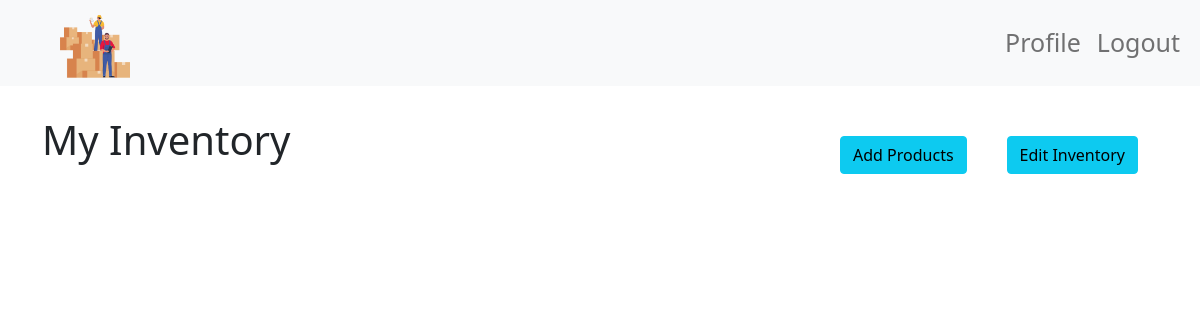
The app's page /inventory/4/ (signed in), older data.
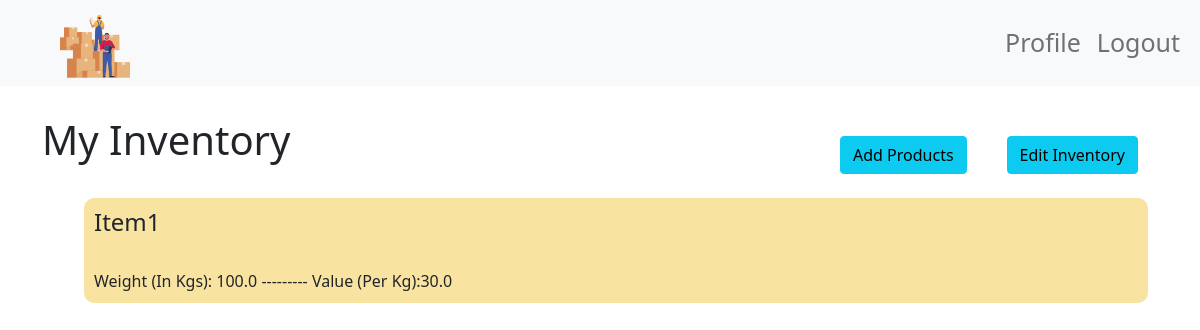
The same page, newer data.
### base/models.py (models this page shows, shortened)
class Inventory(models.Model):
    user = models.ForeignKey(User,on_delete=models.CASCADE)
    name = models.CharField(max_length=20,default="Add A Name To Your Inventory")
    date_created = models.DateTimeField(null=False,default=timezone.now)
    products_present = models.ManyToManyField(Product)

class Product(models.Model):
    pname = models.CharField(max_length=30,null=False,default='item')
    weight = models.FloatField()
    value = models.FloatField()
    date_added = models.DateTimeField(null=False,default=timezone.now)

### base/views.py (the view)
# urls.py: path('inventory/<str:pk>/',views.inventory,name='inventory'),
@login_required(login_url='signin')
def inventory(request,pk):
    inventory = m.Inventory.objects.get(id=pk)
    products = inventory.products_present.all()
    if request.user != inventory.user:
        return Http404()
    else:
        context = {'inventory':inventory,"products":products}
        return render(request,'base/inventory.html',context)

### base/templates/base/inventory.html (shortened to what this page needs)
{% extends 'main.html' %}
{% block content %}
{% load static %}
<link rel="stylesheet" href="{% static 'css/main.css' %}">
    <div class="container">
        <div class="title-wrapper">
           <h1>{{ inventory.name }}</h1>
            <a class="btn btn-info" href="{% url 'edit_inventory' inventory.id %}">Edit Inventory</a>
            <a class="btn btn-info" href="{% url 'add_product' inventory.id %}">Add Products</a>
        </div>
        <br>
        <div class="product-wrapper">
           <ul>
                {% for product in inventory.products_present.all %}
                    <li class="product">
                        <h4>{{ product.pname }}</h4>
                        <br>
                        Weight (In Kgs): {{ product.weight }} --------- Value (Per Kg):{{ product.value }}
                    </li>
                {% endfor %}
            </ul>
        </div>
{% endblock content %}

### base/templates/main.html (shortened to what this page needs)
<!DOCTYPE html>
<html lang="en">
    {% load static %}
<head>
    <link href="https://cdn.jsdelivr.net/npm/bootstrap@5.0.2/dist/css/bootstrap.min.css" rel="stylesheet">
</head>
<body>
    <nav class="navbar navbar-expand-lg navbar-light bg-light">
        <div class="container-fluid">
          <a href="/" class="mx-5">
            <img src="{% static 'images/logo.png' %}" alt="logo" width="70px" height="70px">
          </a>
          <div class="collapse navbar-collapse" id="navbarNav">
            <ul class="navbar-nav ms-auto">
                {% if request.user.is_authenticated %}
                    <li class="nav-item">
                        <a href="{% url 'profile' %}" class="nav-link">Profile</a>
                    </li>
                    <li class="nav-item">
                      <a href="{% url 'signout' %}" class="nav-link">Logout</a>
                    </li>
                {% endif %}
            </ul>
          </div>
        </div>
      </nav>
      {% block content %}
      {% endblock content %}
</body>
</html>

### static/css/main.css (style rules this page uses)
.nav-link { font-size: 25px; }
.product { display: block; border-radius: 10px; background-color: rgb(249, 227, 161); padding: 10px; text-transform: capitalize; margin: 10px; }
.title-wrapper h1 { display: inline; }
.title-wrapper { display: block; justify-items: flex-start; margin-top: 30px; text-transform: capitalize; }
.title-wrapper .btn { float: right; display: block; margin-bottom: 5px; }
.btn { margin: 20px; }

Row changes from the older to the newer data that the page shows:
added Product: pname "Item1", weight "100.0", value "30.0"
